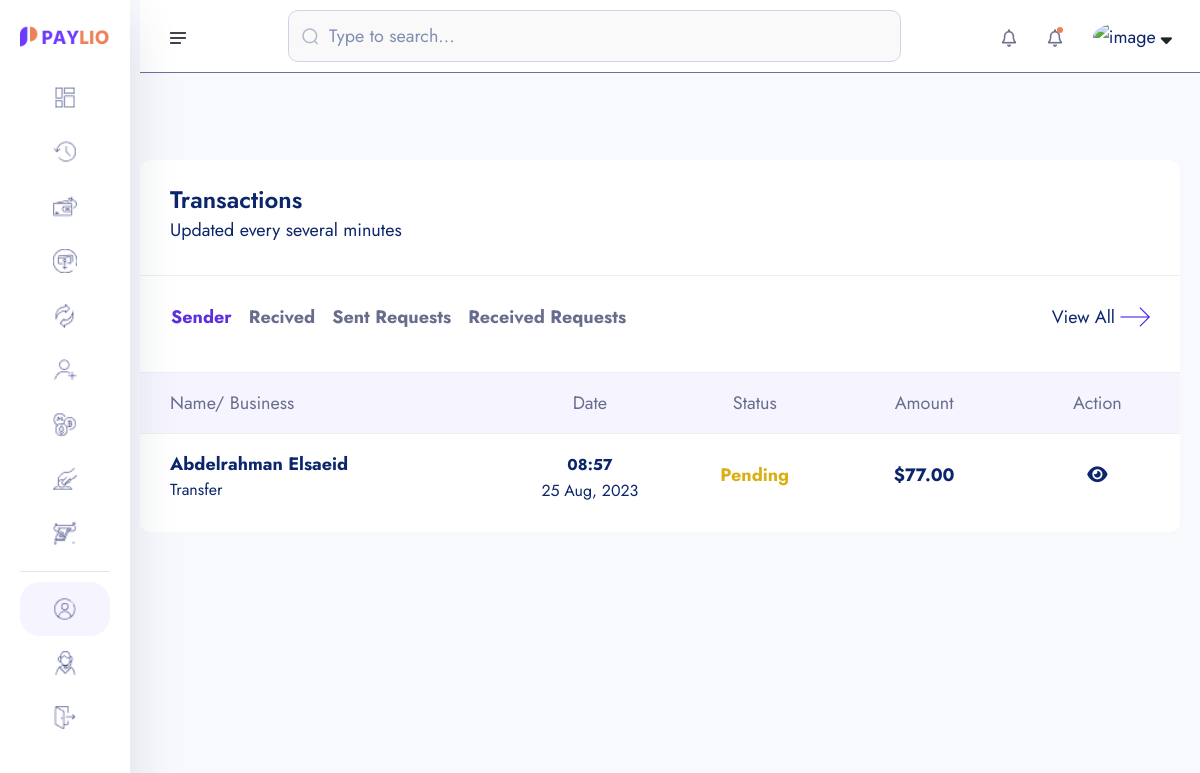
Before: /transaction/ (signed in) with the older database file.
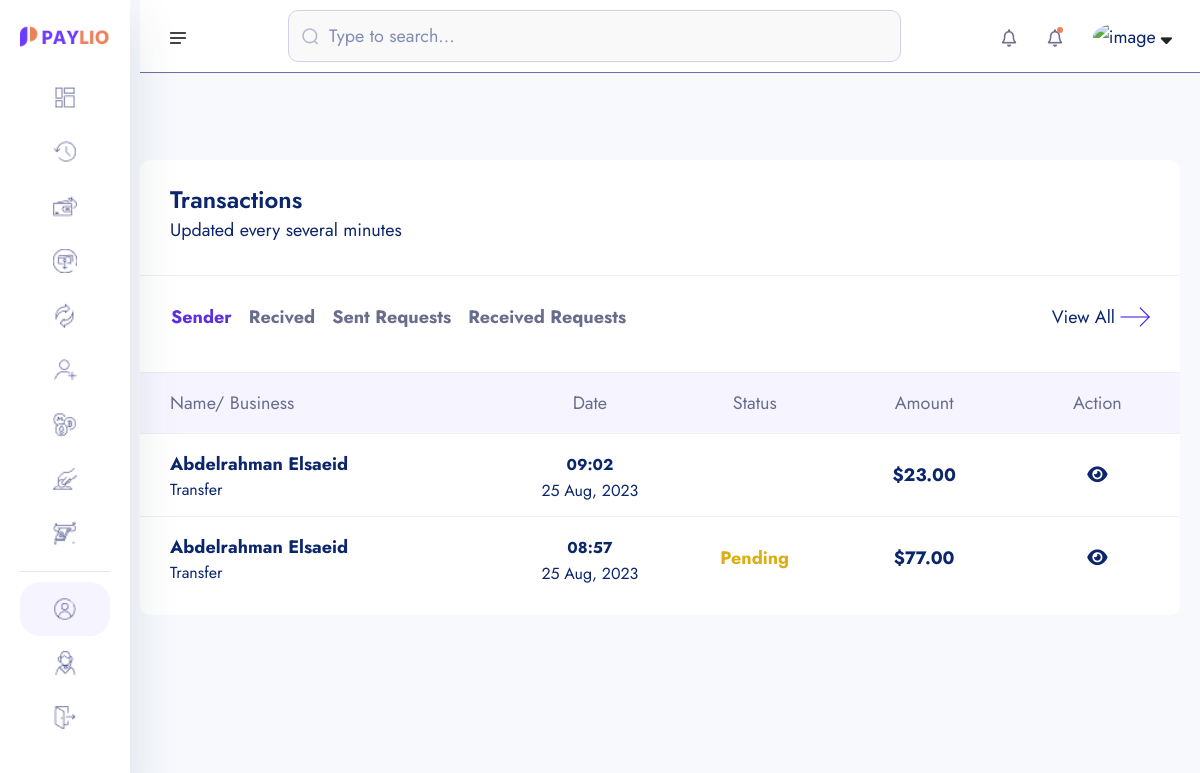
After: the same page with the newer database file.
### core/models.py (models this page shows, shortened)
class Transaction(models.Model):
    transaction_id = ShortUUIDField(unique = True, length = 15, max_length=20, prefix="TRN")
    user = models.ForeignKey(User, on_delete=models.SET_NULL, null=True, related_name="user")
    amount = models.DecimalField(max_digits=12, decimal_places=2,default=0.00)
    description = models.CharField(max_length=1000, null=True, blank=True)
    reciver = models.ForeignKey(User, on_delete=models.SET_NULL, null=True, related_name="reciver")
    sender = models.ForeignKey(User, on_delete=models.SET_NULL, null=True, related_name="sender")
    reciver_account = models.ForeignKey(Account, on_delete=models.SET_NULL, null=True, related_name="reciver_account")
    sender_account = models.ForeignKey(Account, on_delete=models.SET_NULL, null=True, related_name="sender_account")
    status = models.CharField(choices=TRANSACTION_STATUS ,max_length=100, default="pending")
    transaction_type = models.CharField(choices=TRANSACTION_TYPE ,max_length=100, default="none")
    date = models.DateTimeField(auto_now_add=True)
    update = models.DateTimeField(auto_now_add=False, null=True, blank=True)

### userauths/models.py (models this page shows, shortened)
class User(AbstractUser):
    username = models.CharField(max_length=100)
    email = models.EmailField(unique=True)
    is_staff = models.BooleanField(default=False)
    is_superuser = models.BooleanField(default=False)
    USERNAME_FIELD = 'email'
    REQUIRED_FIELDS = ['username']

### account/models.py (models this page shows, shortened)
class KYC(models.Model):
    id = models.UUIDField(primary_key=True, unique=True, default=uuid.uuid4, editable=False)
    user =  models.OneToOneField(User, on_delete=models.CASCADE)
    account =  models.OneToOneField(Account, on_delete=models.CASCADE, null=True, blank=True)
    full_name = models.CharField(max_length=1000)
    image = models.ImageField(upload_to="kyc", default="default.jpg")
    marital_status = models.CharField(choices=MARITAL_STATUS, max_length=40)
    gender = models.CharField(choices=GENDER, max_length=40)
    identity_type = models.CharField(choices=IDENTITY_TYPE, max_length=140)
    identity_image = models.ImageField(upload_to="kyc", null=True, blank=True)
    date_of_birth = models.DateTimeField(auto_now_add=False)
    signature = models.ImageField(upload_to="kyc")
    country = models.CharField(max_length=100)
    state = models.CharField(max_length=100)
    city = models.CharField(max_length=100)
    mobile = models.CharField(max_length=1000)
    fax = models.CharField(max_length=1000)
    date = models.DateTimeField(auto_now_add=True)
    class Meta:
        ordering = ['-date']

### core/transaction.py (the view)
# urls.py: path('transaction/',transaction_list, name='transaction-list' ),
@login_required
def transaction_list(request):
    transaction_sender = Transaction.objects.filter(sender = request.user, transaction_type="transfer").order_by("-id")
    transaction_reciver = Transaction.objects.filter(reciver = request.user, transaction_type="transfer").order_by("-id")
    request_sender_transaction = Transaction.objects.filter(sender=request.user, transaction_type="request")
    request_reciever_transaction = Transaction.objects.filter(reciver=request.user, transaction_type="request")
    context = {
        "transaction_sender":transaction_sender,
        "transaction_reciver":transaction_reciver,
        "request_sender_transaction":request_sender_transaction,
        "request_reciever_transaction": request_reciever_transaction,
    }
    return render(request, 'transaction/transaction_list.html', context)

### templates/transaction/transaction_list.html (shortened to what the changed rows need)
{% extends "partials/dashboard-base.html" %}
{% load static %}
{% load humanize %}
{% block content %}
    <section class="dashboard-section body-collapse">
        <div class="overlay pt-120">
            <div class="container-fruid">
                <div class="row">
                    <div class="col-xl-12 col-lg-12">
                        <div class="section-content">
                            <div class="transactions-area mt-40">
                                <div class="tab-content mt-40">
                                    <div class="tab-pane fade show active" id="latest" role="tabpanel" aria-labelledby="latest-tab">
                                        <div class="table-responsive">
                                            <table class="table">
                                                <thead>
                                                    <tr>
                                                        <th scope="col">Name/ Business</th>
                                                        <th scope="col">Date</th>
                                                        <th scope="col">Status</th>
                                                        <th scope="col">Amount</th>
                                                        <th scope="col">Action</th>
                                                    </tr>
                                                </thead>
                                                <tbody>
                                                    {% for s in transaction_sender  %}
                                                    <tr data-bs-toggle="modal" data-bs-target="#transactionsMod">
                                                        <th scope="row">
                                                            <p>{{s.reciver.kyc.full_name|title}}</p>
                                                            <p class="mdr">{{s.transaction_type|title}}</p>
                                                        </th>
                                                        <td>
                                                            <p><small>{{s.date|date:"h:i"}}</small></p>
                                                            <p class="mdr">{{s.date|date:"d M, Y"}}</p>
                                                        </td>
                                                        <td>
                                                            {% if s.status == 'pending' %}
                                                            <p class="inprogress">{{s.status|title}}</p>
                                                            {% endif %}
                                                        </td>
                                                        <td>
                                                            <p>${{s.amount|intcomma}}</p>
                                                        </td>
                                                        <td>
                                                            <a href="{% url 'core:transaction-detail' s.transaction_id %}"><i class=" fas fa-eye"></i></a>
                                                        </td>
                                                    </tr>
                                                    {% endfor %}
                                                </tbody>
                                            </table>
                                        </div>
                                    </div>
                                </div>
                            </div>
                        </div>
                    </div>
                </div>
            </div>
        </div>
    </section>
{% endblock content %}

Changed rows visible on the page:
now on this page (row edited): Transaction: reciver.kyc.full_name "Abdelrahman Elsaeid", transaction_type "Transfer", date "09:02", date "25 Aug, 2023", amount "23.00"
